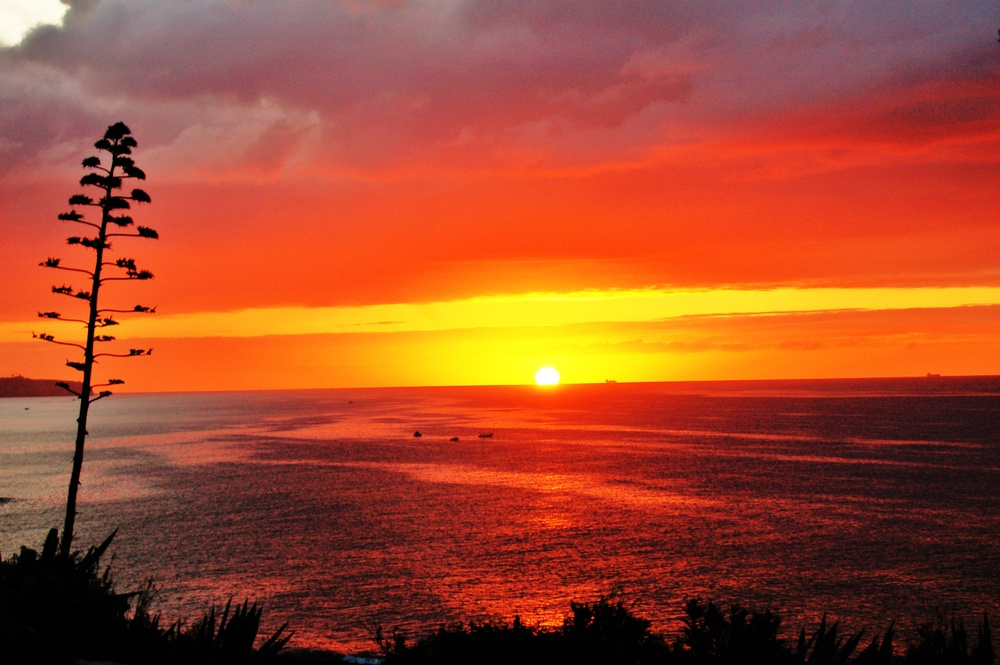
#> input picture testImg1.jpg, 1000 x 665 px, shrunk from 3008 x 2000 before the run
$ python -i ex1_utils.py   (imports and definitions only)   (older library calls are emulated)
#> lines starting #> are read from the running program, lines starting #| are printed output that depends on the picture
#> further down, picture is the input picture: shape (665, 1000, 3); mean B, G, R 43.9, 73.8, 162.5
"""
        '########:'##::::'##::::'##:::
         ##.....::. ##::'##:::'####:::
         ##::::::::. ##'##::::.. ##:::
         ######:::::. ###::::::: ##:::
         ##...:::::: ## ##:::::: ##:::
         ##:::::::: ##:. ##::::: ##:::
         ########: ##:::. ##::'######:
        ........::..:::::..:::......::
"""
from typing import List
import cv2 as cv
import numpy as np
from matplotlib import pyplot as plt
import warnings
# [1 line not run here, left out]
LOAD_GRAY_SCALE = 1
LOAD_RGB = 2


# [53 lines left out: functions myID, imReadAndConvert, imDisplay, not called in this run]


def transformRGB2YIQ(imgRGB: np.ndarray) -> np.ndarray:
    """
    Converts an RGB image to YIQ color space
    :param imgRGB: An Image in RGB
    :return: A YIQ in image color space
    """
    # the matrix that will help us to convert from RGB to YIQ
    mat = np.array([[0.299, 0.587, 0.114],
                    [0.596, -0.275, -0.321],
                    [0.212, -0.523, 0.311]])
    # using dot product action to get the desired output
    try:
        YIQ = np.dot(imgRGB, mat.transpose())
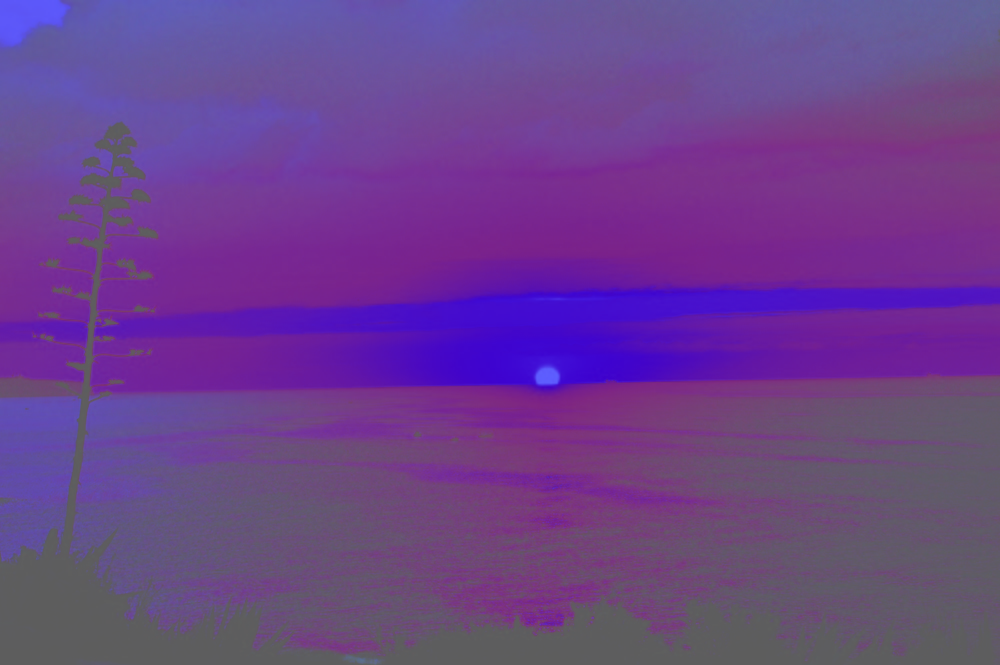
#> YIQ: shape (665, 1000, 3) float64; mean B, G, R 74.9, -46.3, 21.3; drawn with min black and max white
    except:
        print("The image was not valid")
    return YIQ


def transformYIQ2RGB(imgYIQ: np.ndarray) -> np.ndarray:
    """
    Converts an YIQ image to RGB color space
    :param imgYIQ: An Image in YIQ
    :return: A RGB in image color space
    """
    # the matrix that will help us to convert from YIQ to RGB
    mat = np.array([[0.299, 0.587, 0.114],
                    [0.596, -0.275, -0.321],
                    [0.212, -0.523, 0.311]])
    # calculating the inverse matrix
    inverse_mat = np.linalg.inv(mat)
    # using dot product action to get the desired output
    try:
        RGB = np.dot(imgYIQ, inverse_mat.transpose())
    except:
        print("The image was not valid")
    return RGB


def hsitogramEqualize(imgOrig: np.ndarray) -> (np.ndarray, np.ndarray, np.ndarray):
    """
        Equalizes the histogram of an image
        :param imgOrig: Original Histogram
        :ret
    """
    # if the image is RGB type then we need to convert the RGB to YIQ and work only on the Y part
    isRGB = False
    if len(imgOrig.shape) == 3:
        imgYIQ = transformRGB2YIQ(imgOrig)
        imgY = imgYIQ[:, :, 0]
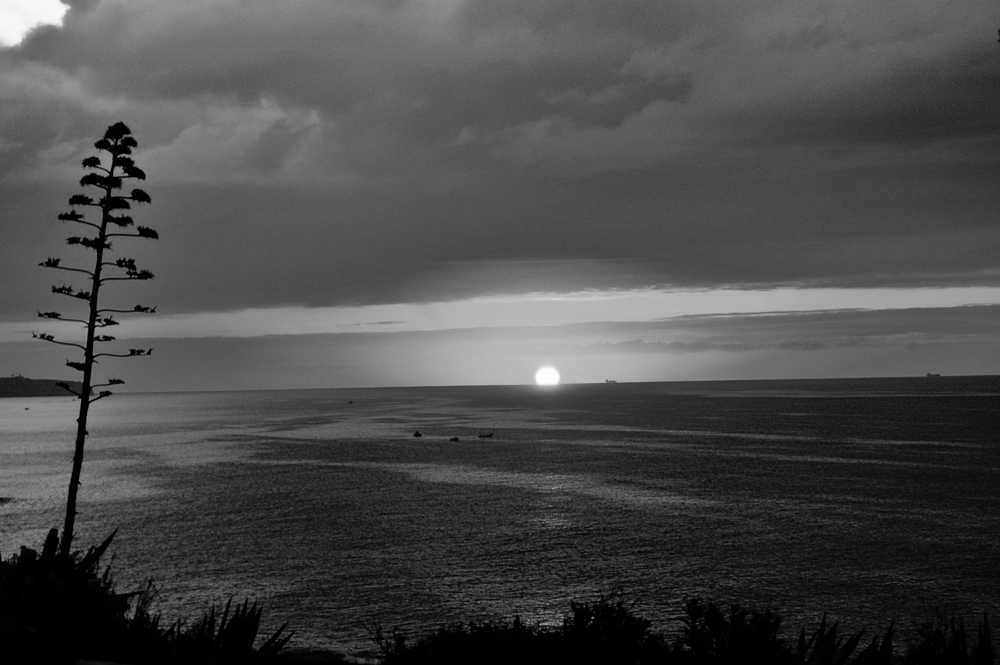
#> imgY: shape (665, 1000) float64; min 0, max 255, mean 74.9
        imgOrig = imgY
        isRGB = True
    # normalizing the image to 0-255
    imgOrig = cv.normalize(imgOrig, None, alpha=0, beta=255, norm_type=cv.NORM_MINMAX, dtype=cv.CV_32F)
    imgOrig = imgOrig.astype('uint8')
    # making a copy that we will work on
    imgEq = imgOrig.copy()
    # calculating the original image histogram
    histOrg = np.histogram(imgOrig.flatten(), bins=256)[0]
#> histOrg = 256 values, max 19108 at index 1, min 5 at index 249, mean 2597.7
    # calculating the original image cumulative sum
    cum_sum = np.cumsum(histOrg)
#> cum_sum = 256 values from 13847 to 665000
    # calculating the max pixel for the look up table
    max_pix = cum_sum.max()
#> max_pix = 665000
    # the look up table formula
    LUT = np.ceil((cum_sum / max_pix) * 255)
#> LUT = 256 values from 6 to 255
    # changing the original image based on the look up table
    for i in range(256):
        imgEq[imgOrig == i] = int(LUT[i])
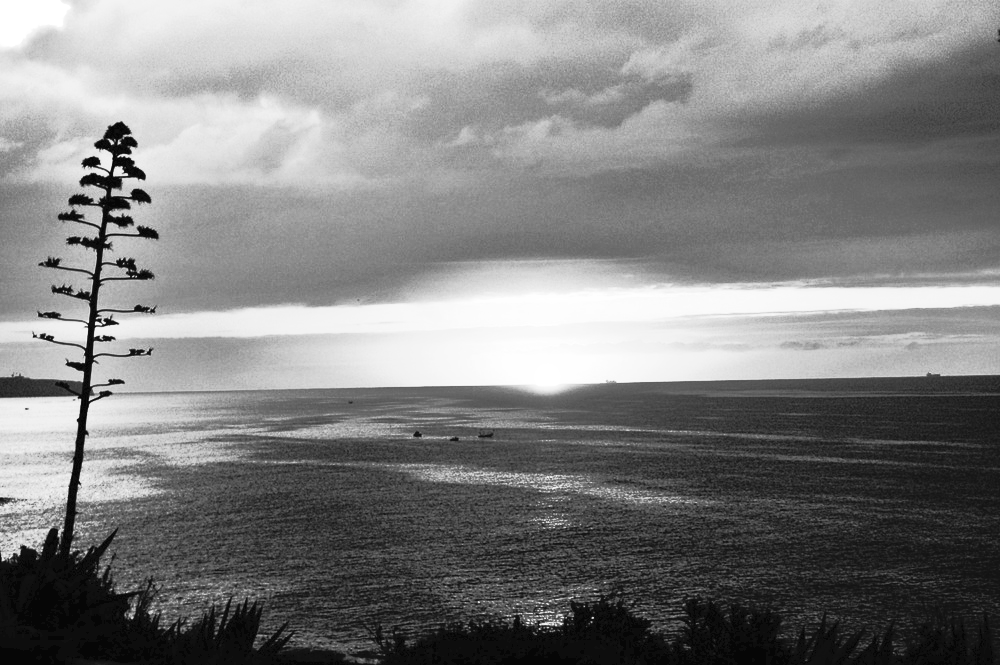
#> imgEq: shape (665, 1000); min 6, max 255, mean 129.1
    # flatting the updated image for the histogram calculation
    flatImg = imgEq.flatten().astype('uint8')
    # calculating the updated image histogram
    histEQ = np.histogram(flatImg, bins=256)[0]
#> histEQ = 256 values, max 19108 at index 7, min 0 at index 1, mean 2597.7
    # normalizing back to 0-1
    imgEq = cv.normalize(imgEq, None, 0, 1, cv.NORM_MINMAX, dtype=cv.CV_32F)
    # if the image is RGB type
    if isRGB:
        imgYIQ[:, :, 0] = imgEq
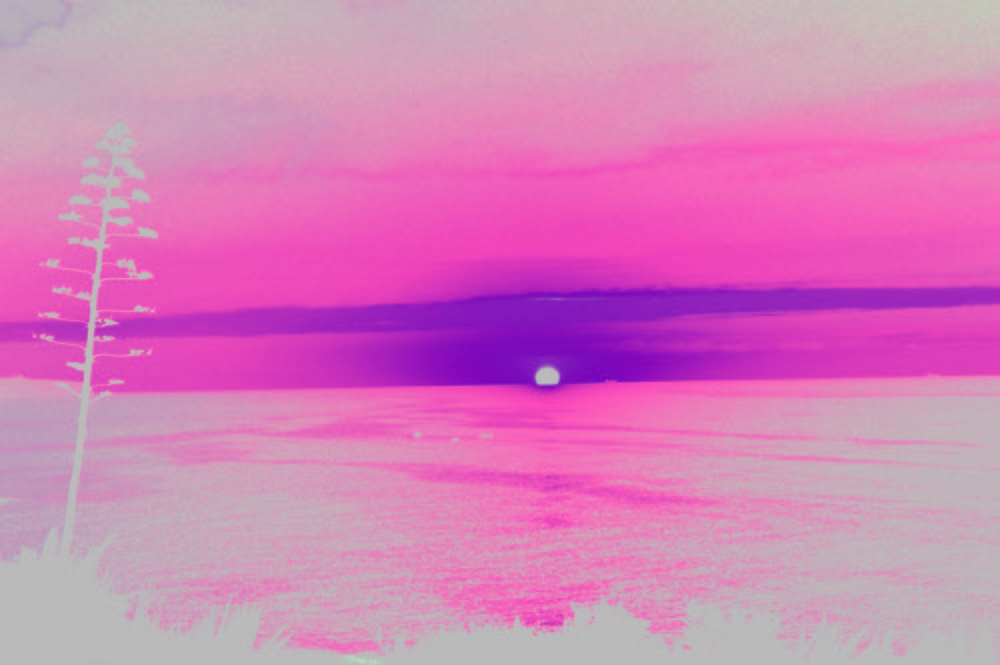
#> imgYIQ: shape (665, 1000, 3) float64; mean B, G, R 0.5, -46.3, 21.3; drawn with min black and max white
        imgEq = transformYIQ2RGB(imgYIQ)
#> in transformYIQ2RGB, `RGB = np.dot(imgYIQ, inverse_mat.transpose())`:
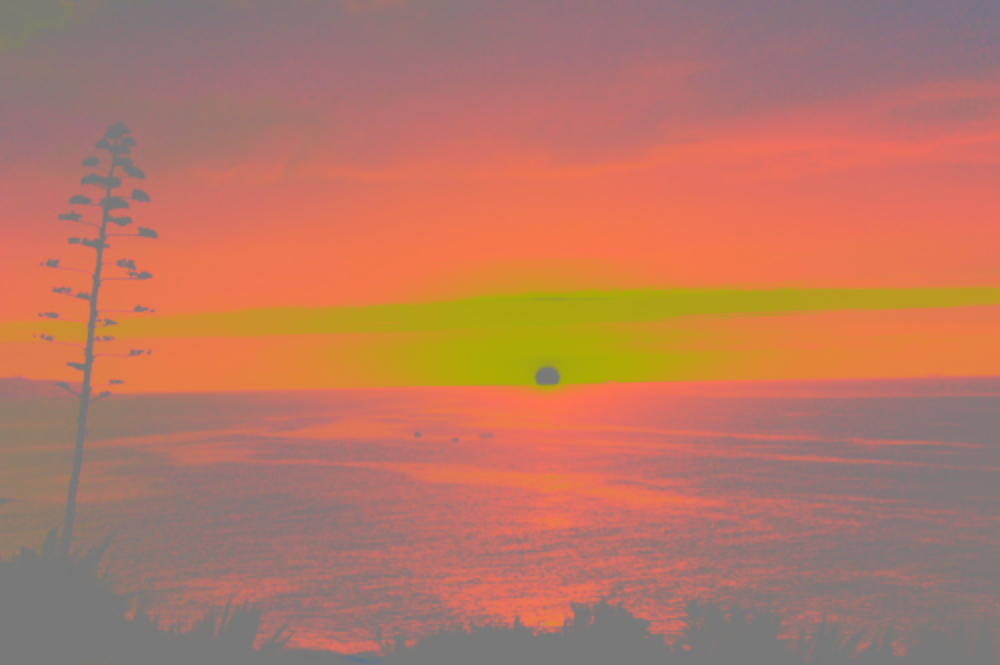
#> RGB: shape (665, 1000, 3) float64; mean B, G, R -30.5, -0.7, 88; drawn with min black and max white
    return imgEq, histOrg, histEQ


# [92 lines left out: function quantizeImage, not called in this run]

>>> import cv2
>>> picture = cv2.imread('testImg1.jpg')
>>> result = hsitogramEqualize(picture)
